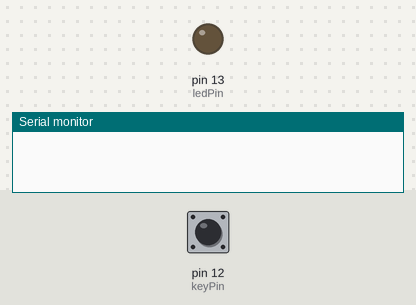
Bench run of a sketch on a simulated Arduino Uno, built with avr-gcc and run on an emulated ATmega328P. On the bench: output pins drawn as LEDs (lit = HIGH), the last lines printed to the serial monitor. The test bench sets the inputs (shaded band); at power-on: pin 12 (keyPin) LOW.

Above: at 1.2 s.
1.3 s: pin 12 (keyPin) pulled HIGH for 0.15 s
At 1.37 s:
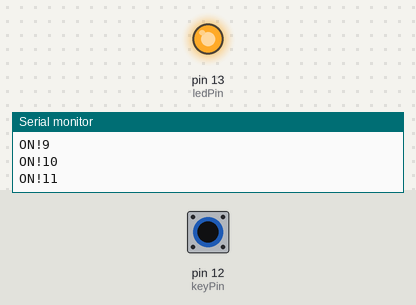
2.9 s: pin 12 (keyPin) pulled HIGH for 3.2 s
At 6.5 s:
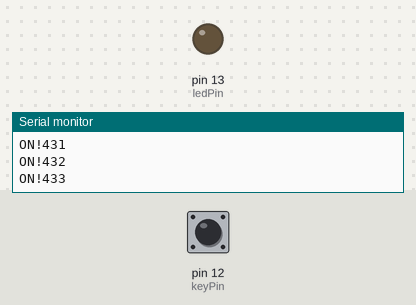
Timing chart, 0 to 8.0 s (numbered marks = the images above; inputs shaded):
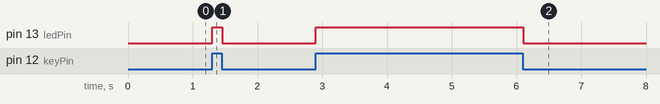

Measured:
- after the input at 1.3 s, pin 13 (ledPin): LOW → HIGH at once, → LOW 0.16 s later
- after the input at 2.9 s, pin 13 (ledPin): LOW → HIGH at once, → LOW 3.2 s later

The sketch:

Boton.ino
```cpp
//Controlling Led By Button
//Turns on and off a LED ,when pressings button attach to pin12
//www.RobotLinking.com
//2015.5.7
/**********************************/
const int keyPin = 12; //the number of the key pin
const int ledPin = 13;//the number of the led pin
int incremento = 0;//the number of the led pin
/**********************************/
void setup()
{

  Serial.begin(9600);
  pinMode(keyPin,INPUT);//initialize the key pin as input
  pinMode(ledPin,OUTPUT);//initialize the led pin as output
}
/**********************************/
void loop()
{
  //read the state of the key value
  //and check if the kye is pressed
  //if it is,the state is HIGH
  if(digitalRead(keyPin) ==HIGH )
  {
    digitalWrite(ledPin,HIGH);//turn on the led
    Serial.println("ON!" + (String)incremento);
    incremento=incremento+1;
  }
  else
  {
    digitalWrite(ledPin,LOW);//turn off the led
  }
}
/************************************/
```
